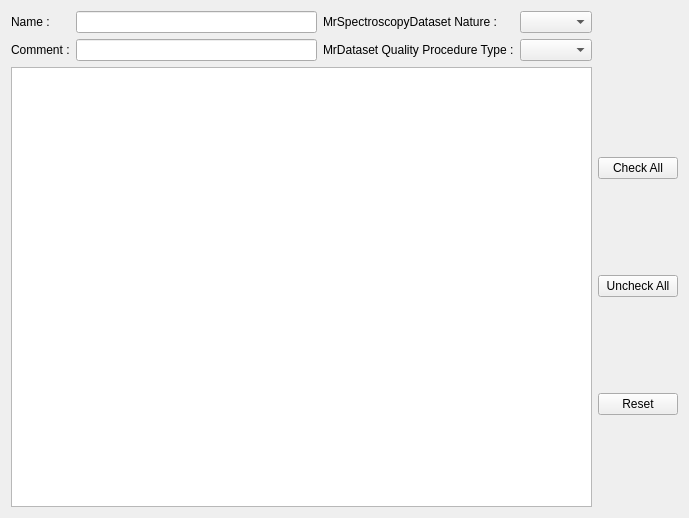
<?xml version="1.0" encoding="UTF-8"?>
<ui version="4.0">
 <class>QtShanoirUploadWidgetDatasetTypeDetailsMrSpectroscopyDataset</class>
 <widget class="QWidget" name="QtShanoirUploadWidgetDatasetTypeDetailsMrSpectroscopyDataset">
  <property name="geometry">
   <rect>
    <x>0</x>
    <y>0</y>
    <width>689</width>
    <height>518</height>
   </rect>
  </property>
  <property name="windowTitle">
   <string>Form</string>
  </property>
  <layout class="QGridLayout" name="gridLayout_2">
   <item row="0" column="0">
    <layout class="QGridLayout" name="gridLayout_3">
     <item row="1" column="0">
      <widget class="QTableWidget" name="processedDatasetTypeTable"/>
     </item>
     <item row="0" column="0">
      <layout class="QGridLayout" name="gridLayout">
       <item row="0" column="1">
        <widget class="QLineEdit" name="nameLineEdit"/>
       </item>
       <item row="0" column="0">
        <widget class="QLabel" name="nameLabel">
         <property name="text">
          <string>Name :</string>
         </property>
        </widget>
       </item>
       <item row="0" column="2">
        <widget class="QLabel" name="mrSpectroscopyDatasetNatureLabel">
         <property name="text">
          <string>MrSpectroscopyDataset Nature :</string>
         </property>
        </widget>
       </item>
       <item row="1" column="0">
        <widget class="QLabel" name="commentLabel">
         <property name="text">
          <string>Comment :</string>
         </property>
        </widget>
       </item>
       <item row="1" column="1">
        <widget class="QLineEdit" name="commentLineEdit"/>
       </item>
       <item row="0" column="3">
        <widget class="QComboBox" name="mrSpectroscopyDatasetNatureComboBox"/>
       </item>
       <item row="1" column="2">
        <widget class="QLabel" name="mrDatasetQualityProcedureTypeLabel">
         <property name="text">
          <string>MrDataset Quality Procedure Type :</string>
         </property>
        </widget>
       </item>
       <item row="1" column="3">
        <widget class="QComboBox" name="mrDatasetQualityProcedureTypeComboBox"/>
       </item>
      </layout>
     </item>
     <item row="1" column="1">
      <layout class="QVBoxLayout" name="verticalLayout">
       <item>
        <widget class="QPushButton" name="checkAllButton">
         <property name="text">
          <string>Check All</string>
         </property>
        </widget>
       </item>
       <item>
        <widget class="QPushButton" name="uncheckAllButton">
         <property name="text">
          <string>Uncheck All</string>
         </property>
        </widget>
       </item>
       <item>
        <widget class="QPushButton" name="resetButton">
         <property name="text">
          <string>Reset</string>
         </property>
        </widget>
       </item>
      </layout>
     </item>
    </layout>
   </item>
  </layout>
 </widget>
 <resources/>
 <connections/>
</ui>
